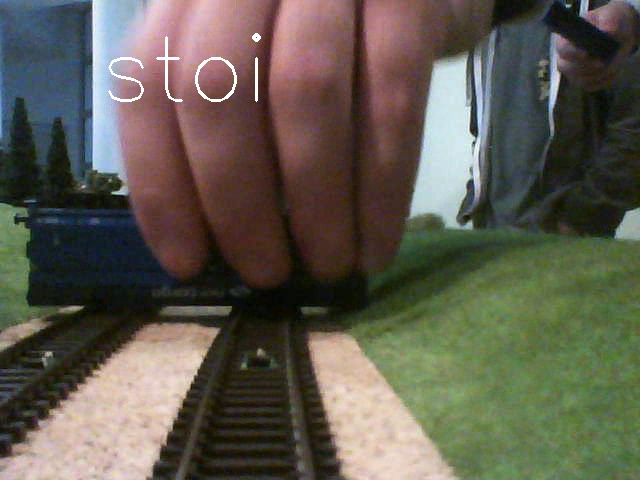
#> input picture PKM2/INNE/ramka.jpg, 640 x 480 px, found by its file name
$ python -i 'obsługa_nagrania.py'   (imports and definitions only)
#> lines starting #> are read from the running program, lines starting #| are printed output that depends on the picture
import numpy
import cv2
from ALGORYTMY.peron import peron
from ALGORYTMY.zajezdnia import zajezdnia
from ALGORYTMY.Adam_ruch import ruch
from ALGORYTMY.reka import reka


zajezdnia_lower_value = (0,0,240)
zajezdnia_upper_value = (50,255,255)

Lower = (0, 120, 0)
Upper = (3, 255, 255)


def przetwarzajfilm(sciezka,peronPrzetwarzaj,przeszkodyPtrzewarzaj,rekaPrzetwarzaj):
    camera = cv2.VideoCapture(sciezka)
    # inicjalizacja flag
    zatrzask=0
    track_window, term_crit, roi_hist = 0
    if rekaPrzetwarzaj:
        track_window, term_crit, roi_hist = initReka()

    counter_proste = 0
    counter_widac_tory = 0
    licznik_ruch =0
    while (camera.isOpened()):
        ret, frame = camera.read()

        if peronPrzetwarzaj:
            zatrzask=peron(frame,Lower,Upper,zatrzask)
        if przeszkodyPtrzewarzaj:
            counter_proste,counter_widac_tory = przeszkodyPtrzewarzaj(frame,counter_proste,counter_widac_tory)
        # if ruchPrzetwarzaj:
        #     licznikruch = (frame,licznik_ruch)
        if rekaPrzetwarzaj:
            track_window, term_crit, roi_hist = reka(frame, track_window, term_crit, roi_hist)

       # if zajezdniaPrzetwarzaj:
        #    zajezdnia(frame,zajezdnia_lower_value,zajezdnia_upper_value)

        # wlasne przetwarzanie


        if cv2.waitKey(1) & 0xFF == ord('q'):
            break
        cv2.imshow('frame', frame)

    camera.release()
    cv2.destroyAllWindows()


def initReka():
    r, a, c, b = 100, 200, 100, 150
    track_window = (r, a, c, b)
    x, y, w, h, = 100, 100, 400, 400
    frames = cv2.imread('./INNE/ramka.jpg')
#> frames is the input picture: shape (480, 640, 3); mean B, G, R 79.8, 91.6, 95.8
    obrazDloni = frames[y:y + h, x:x + w]
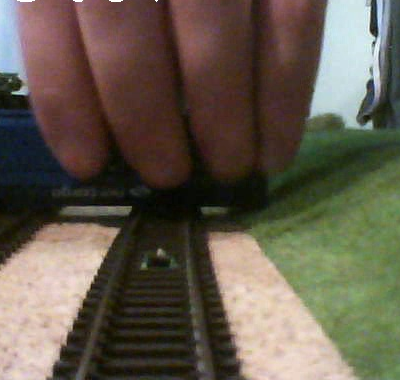
#> obrazDloni: shape (380, 400, 3); mean B, G, R 76.7, 90.4, 99.3
    # Dobor odpowiedniej maski filtrujaca nasza dlon z niepotrzebnych elementow
    dlonHsv = cv2.cvtColor(obrazDloni, cv2.COLOR_BGR2HSV)
#> dlonHsv: shape (380, 400, 3); mean H, S, V 40.3, 95.8, 105.5
#> (the run stopped early here; a loop or call above may not have finished)
